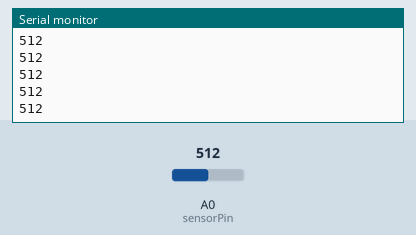
This sketch was run on a simulated Arduino Uno, built with avr-gcc and run on an emulated ATmega328P. Parts: the last lines printed to the serial monitor. The inputs (shaded band) are chosen by the test bench; at power-on: A0 (sensorPin) = 512.

Above: at 1.2 s.
1.3 s: A0 (sensorPin) set to 716
At 1.31 s:
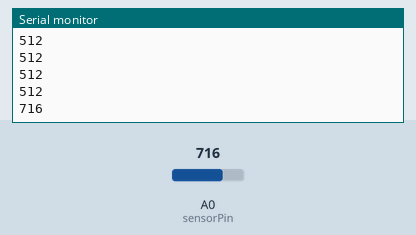
2.8 s: A0 (sensorPin) set to 900
At 2.81 s:
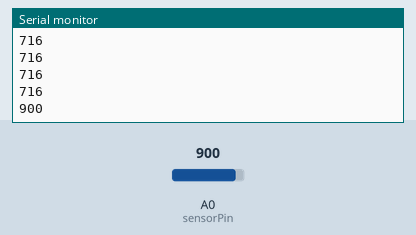
Timing chart, 0 to 5.8 s (numbered marks = the images above; inputs shaded):
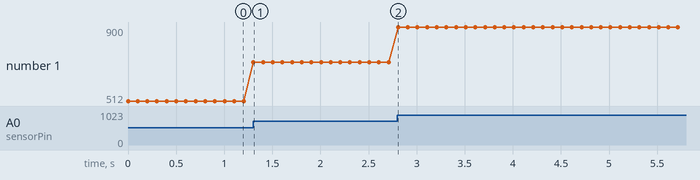

The sketch:

IR_Analog_Read.ino
```cpp
int sensorPin = A0;     // IR sensor output connected to analog pin A0
int sensorValue = 0;    // Variable to store sensor reading

void setup() {
  Serial.begin(9600);       // Start serial communication
  pinMode(sensorPin, INPUT); // A0 is by default INPUT, but fine to declare
}

void loop() {
  sensorValue = analogRead(sensorPin);  // Read analog value (0–1023)
  Serial.println(sensorValue);          // Print the value to Serial Monitor
  delay(100);                           // Small delay for readability
}
```

Measured:
- after the input at 1.3 s, the serial monitor: prints a new line at once (image 1)
- after the input at 2.8 s, the serial monitor: prints a new line at once (image 2)
- plotted number 1: 512 → 716 after the input at 1.3 s, 716 → 900 after the input at 2.8 s
